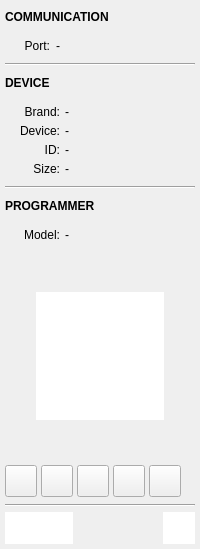
     <widget class="QWidget" name="widget_3" native="true">
      <property name="minimumSize">
       <size>
        <width>200</width>
        <height>0</height>
       </size>
      </property>
      <property name="maximumSize">
       <size>
        <width>200</width>
        <height>16777215</height>
       </size>
      </property>
      <layout class="QVBoxLayout" name="verticalLayout">
       <property name="spacing">
        <number>5</number>
       </property>
       <property name="leftMargin">
        <number>5</number>
       </property>
       <property name="topMargin">
        <number>5</number>
       </property>
       <property name="rightMargin">
        <number>5</number>
       </property>
       <property name="bottomMargin">
        <number>5</number>
       </property>
       <item>
        <widget class="QWidget" name="widget_11" native="true">
         <layout class="QHBoxLayout" name="horizontalLayout_5">
          <property name="spacing">
           <number>0</number>
          </property>
          <property name="leftMargin">
           <number>0</number>
          </property>
          <property name="topMargin">
           <number>0</number>
          </property>
          <property name="rightMargin">
           <number>0</number>
          </property>
          <property name="bottomMargin">
           <number>0</number>
          </property>
          <item>
           <widget class="QLabel" name="label_6">
            <property name="sizePolicy">
             <sizepolicy hsizetype="Preferred" vsizetype="Preferred">
              <horstretch>0</horstretch>
              <verstretch>0</verstretch>
             </sizepolicy>
            </property>
            <property name="font">
             <font>
              <weight>75</weight>
              <bold>true</bold>
             </font>
            </property>
            <property name="text">
             <string>COMMUNICATION</string>
            </property>
           </widget>
          </item>
          <item>
           <spacer name="horizontalSpacer_4">
            <property name="orientation">
             <enum>Qt::Horizontal</enum>
            </property>
            <property name="sizeHint" stdset="0">
             <size>
              <width>40</width>
              <height>20</height>
             </size>
            </property>
           </spacer>
          </item>
          <item>
           <widget class="QPushButton" name="buttonConfigComm">
            <property name="sizePolicy">
             <sizepolicy hsizetype="Minimum" vsizetype="Minimum">
              <horstretch>0</horstretch>
              <verstretch>0</verstretch>
             </sizepolicy>
            </property>
            <property name="minimumSize">
             <size>
              <width>24</width>
              <height>24</height>
             </size>
            </property>
            <property name="maximumSize">
             <size>
              <width>24</width>
              <height>24</height>
             </size>
            </property>
            <property name="toolTip">
             <string>Config Communication</string>
            </property>
            <property name="icon">
             <iconset resource="../asset/asset.qrc">
              <normaloff>:/asset/config.png</normaloff>:/asset/config.png</iconset>
            </property>
            <property name="iconSize">
             <size>
              <width>16</width>
              <height>16</height>
             </size>
            </property>
            <property name="default">
             <bool>false</bool>
            </property>
            <property name="flat">
             <bool>true</bool>
            </property>
           </widget>
          </item>
         </layout>
        </widget>
       </item>
       <item>
        <widget class="QWidget" name="widget_9" native="true">
         <layout class="QFormLayout" name="formLayout_4">
          <property name="labelAlignment">
           <set>Qt::AlignRight|Qt::AlignTrailing|Qt::AlignVCenter</set>
          </property>
          <property name="formAlignment">
           <set>Qt::AlignLeading|Qt::AlignLeft|Qt::AlignTop</set>
          </property>
          <property name="leftMargin">
           <number>5</number>
          </property>
          <property name="topMargin">
           <number>5</number>
          </property>
          <property name="rightMargin">
           <number>5</number>
          </property>
          <property name="bottomMargin">
           <number>5</number>
          </property>
          <item row="0" column="0">
           <widget class="QLabel" name="label_10">
            <property name="minimumSize">
             <size>
              <width>40</width>
              <height>0</height>
             </size>
            </property>
            <property name="maximumSize">
             <size>
              <width>40</width>
              <height>16777215</height>
             </size>
            </property>
            <property name="text">
             <string>Port:</string>
            </property>
            <property name="alignment">
             <set>Qt::AlignRight|Qt::AlignTrailing|Qt::AlignVCenter</set>
            </property>
           </widget>
          </item>
          <item row="0" column="1">
           <widget class="QLabel" name="labelCommPort">
            <property name="sizePolicy">
             <sizepolicy hsizetype="Expanding" vsizetype="Preferred">
              <horstretch>0</horstretch>
              <verstretch>0</verstretch>
             </sizepolicy>
            </property>
            <property name="minimumSize">
             <size>
              <width>135</width>
              <height>0</height>
             </size>
            </property>
            <property name="maximumSize">
             <size>
              <width>135</width>
              <height>16777215</height>
             </size>
            </property>
            <property name="text">
             <string>-</string>
            </property>
            <property name="scaledContents">
             <bool>false</bool>
            </property>
           </widget>
          </item>
         </layout>
        </widget>
       </item>
       <item>
        <widget class="Line" name="line_4">
         <property name="orientation">
          <enum>Qt::Horizontal</enum>
         </property>
        </widget>
       </item>
       <item>
        <widget class="QWidget" name="widget_10" native="true">
         <layout class="QHBoxLayout" name="horizontalLayout_4">
          <property name="spacing">
           <number>0</number>
          </property>
          <property name="leftMargin">
           <number>0</number>
          </property>
          <property name="topMargin">
           <number>0</number>
          </property>
          <property name="rightMargin">
           <number>0</number>
          </property>
          <property name="bottomMargin">
           <number>0</number>
          </property>
          <item>
           <widget class="QLabel" name="label_7">
            <property name="sizePolicy">
             <sizepolicy hsizetype="Preferred" vsizetype="Preferred">
              <horstretch>0</horstretch>
              <verstretch>0</verstretch>
             </sizepolicy>
            </property>
            <property name="font">
             <font>
              <weight>75</weight>
              <bold>true</bold>
             </font>
            </property>
            <property name="text">
             <string>DEVICE</string>
            </property>
           </widget>
          </item>
          <item>
           <spacer name="horizontalSpacer_5">
            <property name="orientation">
             <enum>Qt::Horizontal</enum>
            </property>
            <property name="sizeHint" stdset="0">
             <size>
              <width>40</width>
              <height>20</height>
             </size>
            </property>
           </spacer>
          </item>
          <item>
           <widget class="QPushButton" name="buttonSelectDevice">
            <property name="sizePolicy">
             <sizepolicy hsizetype="Minimum" vsizetype="Minimum">
              <horstretch>0</horstretch>
              <verstretch>0</verstretch>
             </sizepolicy>
            </property>
            <property name="minimumSize">
             <size>
              <width>24</width>
              <height>24</height>
             </size>
            </property>
            <property name="maximumSize">
             <size>
              <width>24</width>
              <height>24</height>
             </size>
            </property>
            <property name="toolTip">
             <string>Select Device</string>
            </property>
            <property name="text">
             <string/>
            </property>
            <property name="icon">
             <iconset resource="../asset/asset.qrc">
              <normaloff>:/asset/config.png</normaloff>:/asset/config.png</iconset>
            </property>
            <property name="iconSize">
             <size>
              <width>16</width>
              <height>16</height>
             </size>
            </property>
            <property name="flat">
             <bool>true</bool>
            </property>
           </widget>
          </item>
         </layout>
        </widget>
       </item>
       <item>
        <widget class="QWidget" name="widget" native="true">
         <layout class="QFormLayout" name="formLayout">
          <property name="formAlignment">
           <set>Qt::AlignLeading|Qt::AlignLeft|Qt::AlignTop</set>
          </property>
          <property name="horizontalSpacing">
           <number>5</number>
          </property>
          <property name="verticalSpacing">
           <number>5</number>
          </property>
          <property name="leftMargin">
           <number>5</number>
          </property>
          <property name="topMargin">
           <number>5</number>
          </property>
          <property name="rightMargin">
           <number>5</number>
          </property>
          <property name="bottomMargin">
           <number>5</number>
          </property>
          <item row="0" column="0">
           <widget class="QLabel" name="label_2">
            <property name="minimumSize">
             <size>
              <width>50</width>
              <height>0</height>
             </size>
            </property>
            <property name="maximumSize">
             <size>
              <width>50</width>
              <height>16777215</height>
             </size>
            </property>
            <property name="text">
             <string>Brand:</string>
            </property>
            <property name="alignment">
             <set>Qt::AlignRight|Qt::AlignTrailing|Qt::AlignVCenter</set>
            </property>
           </widget>
          </item>
          <item row="1" column="0">
           <widget class="QLabel" name="label">
            <property name="minimumSize">
             <size>
              <width>50</width>
              <height>0</height>
             </size>
            </property>
            <property name="maximumSize">
             <size>
              <width>50</width>
              <height>16777215</height>
             </size>
            </property>
            <property name="text">
             <string>Device:</string>
            </property>
            <property name="alignment">
             <set>Qt::AlignRight|Qt::AlignTrailing|Qt::AlignVCenter</set>
            </property>
           </widget>
          </item>
          <item row="0" column="1">
           <widget class="QLabel" name="labelDeviceBrand">
            <property name="sizePolicy">
             <sizepolicy hsizetype="Expanding" vsizetype="Preferred">
              <horstretch>0</horstretch>
              <verstretch>0</verstretch>
             </sizepolicy>
            </property>
            <property name="text">
             <string>-</string>
            </property>
           </widget>
          </item>
          <item row="1" column="1">
           <widget class="QLabel" name="labelDeviceName">
            <property name="sizePolicy">
             <sizepolicy hsizetype="Expanding" vsizetype="Preferred">
              <horstretch>0</horstretch>
              <verstretch>0</verstretch>
             </sizepolicy>
            </property>
            <property name="text">
             <string>-</string>
            </property>
           </widget>
          </item>
          <item row="2" column="0">
           <widget class="QLabel" name="label_5">
            <property name="minimumSize">
             <size>
              <width>50</width>
              <height>0</height>
             </size>
            </property>
            <property name="maximumSize">
             <size>
              <width>50</width>
              <height>16777215</height>
             </size>
            </property>
            <property name="text">
             <string>ID:</string>
            </property>
            <property name="alignment">
             <set>Qt::AlignRight|Qt::AlignTrailing|Qt::AlignVCenter</set>
            </property>
           </widget>
          </item>
          <item row="2" column="1">
           <widget class="QLabel" name="labelDeviceId">
            <property name="sizePolicy">
             <sizepolicy hsizetype="Expanding" vsizetype="Preferred">
              <horstretch>0</horstretch>
              <verstretch>0</verstretch>
             </sizepolicy>
            </property>
            <property name="text">
             <string>-</string>
            </property>
           </widget>
          </item>
          <item row="3" column="0">
           <widget class="QLabel" name="label_12">
            <property name="minimumSize">
             <size>
              <width>50</width>
              <height>0</height>
             </size>
            </property>
            <property name="maximumSize">
             <size>
              <width>50</width>
              <height>16777215</height>
             </size>
            </property>
            <property name="text">
             <string>Size:</string>
            </property>
            <property name="alignment">
             <set>Qt::AlignRight|Qt::AlignTrailing|Qt::AlignVCenter</set>
            </property>
           </widget>
          </item>
          <item row="3" column="1">
           <widget class="QLabel" name="labelDeviceSize">
            <property name="sizePolicy">
             <sizepolicy hsizetype="Expanding" vsizetype="Preferred">
              <horstretch>0</horstretch>
              <verstretch>0</verstretch>
             </sizepolicy>
            </property>
            <property name="text">
             <string>-</string>
            </property>
           </widget>
          </item>
         </layout>
        </widget>
       </item>
       <item alignment="Qt::AlignTop">
        <widget class="Line" name="line_2">
         <property name="orientation">
          <enum>Qt::Horizontal</enum>
         </property>
        </widget>
       </item>
       <item>
        <widget class="QWidget" name="widget_13" native="true">
         <layout class="QHBoxLayout" name="horizontalLayout_7">
          <property name="spacing">
           <number>0</number>
          </property>
          <property name="leftMargin">
           <number>0</number>
          </property>
          <property name="topMargin">
           <number>0</number>
          </property>
          <property name="rightMargin">
           <number>0</number>
          </property>
          <property name="bottomMargin">
           <number>0</number>
          </property>
          <item>
           <widget class="QLabel" name="label_8">
            <property name="sizePolicy">
             <sizepolicy hsizetype="Preferred" vsizetype="Preferred">
              <horstretch>0</horstretch>
              <verstretch>0</verstretch>
             </sizepolicy>
            </property>
            <property name="font">
             <font>
              <weight>75</weight>
              <bold>true</bold>
             </font>
            </property>
            <property name="text">
             <string>PROGRAMMER</string>
            </property>
           </widget>
          </item>
          <item>
           <spacer name="horizontalSpacer_6">
            <property name="orientation">
             <enum>Qt::Horizontal</enum>
            </property>
            <property name="sizeHint" stdset="0">
             <size>
              <width>40</width>
              <height>20</height>
             </size>
            </property>
           </spacer>
          </item>
          <item>
           <widget class="QPushButton" name="buttonProgrammerInfo">
            <property name="enabled">
             <bool>false</bool>
            </property>
            <property name="minimumSize">
             <size>
              <width>24</width>
              <height>24</height>
             </size>
            </property>
            <property name="maximumSize">
             <size>
              <width>24</width>
              <height>24</height>
             </size>
            </property>
            <property name="text">
             <string/>
            </property>
            <property name="icon">
             <iconset resource="../asset/asset.qrc">
              <normaloff>:/asset/info.png</normaloff>:/asset/info.png</iconset>
            </property>
            <property name="flat">
             <bool>true</bool>
            </property>
           </widget>
          </item>
         </layout>
        </widget>
       </item>
       <item>
        <widget class="QWidget" name="widget_4" native="true">
         <layout class="QFormLayout" name="formLayout_2">
          <property name="fieldGrowthPolicy">
           <enum>QFormLayout::AllNonFixedFieldsGrow</enum>
          </property>
          <property name="formAlignment">
           <set>Qt::AlignLeading|Qt::AlignLeft|Qt::AlignVCenter</set>
          </property>
          <property name="horizontalSpacing">
           <number>5</number>
          </property>
          <property name="verticalSpacing">
           <number>5</number>
          </property>
          <property name="leftMargin">
           <number>5</number>
          </property>
          <property name="topMargin">
           <number>5</number>
          </property>
          <property name="rightMargin">
           <number>5</number>
          </property>
          <property name="bottomMargin">
           <number>5</number>
          </property>
          <item row="0" column="0">
           <widget class="QLabel" name="label_9">
            <property name="minimumSize">
             <size>
              <width>50</width>
              <height>0</height>
             </size>
            </property>
            <property name="maximumSize">
             <size>
              <width>50</width>
              <height>16777215</height>
             </size>
            </property>
            <property name="text">
             <string>Model:</string>
            </property>
            <property name="alignment">
             <set>Qt::AlignRight|Qt::AlignTrailing|Qt::AlignVCenter</set>
            </property>
           </widget>
          </item>
          <item row="0" column="1">
           <widget class="QLabel" name="labelProgrammerModel">
            <property name="sizePolicy">
             <sizepolicy hsizetype="Expanding" vsizetype="Preferred">
              <horstretch>0</horstretch>
              <verstretch>0</verstretch>
             </sizepolicy>
            </property>
            <property name="text">
             <string>-</string>
            </property>
           </widget>
          </item>
         </layout>
        </widget>
       </item>
       <item>
        <spacer name="verticalSpacer">
         <property name="orientation">
          <enum>Qt::Vertical</enum>
         </property>
         <property name="sizeHint" stdset="0">
          <size>
           <width>20</width>
           <height>40</height>
          </size>
         </property>
        </spacer>
       </item>
       <item alignment="Qt::AlignHCenter">
        <widget class="QGraphicsView" name="imageProgrammer">
         <property name="sizePolicy">
          <sizepolicy hsizetype="Fixed" vsizetype="Fixed">
           <horstretch>0</horstretch>
           <verstretch>0</verstretch>
          </sizepolicy>
         </property>
         <property name="minimumSize">
          <size>
           <width>128</width>
           <height>128</height>
          </size>
         </property>
         <property name="maximumSize">
          <size>
           <width>128</width>
           <height>128</height>
          </size>
         </property>
         <property name="frameShape">
          <enum>QFrame::NoFrame</enum>
         </property>
         <property name="frameShadow">
          <enum>QFrame::Plain</enum>
         </property>
         <property name="lineWidth">
          <number>0</number>
         </property>
         <property name="verticalScrollBarPolicy">
          <enum>Qt::ScrollBarAlwaysOff</enum>
         </property>
         <property name="horizontalScrollBarPolicy">
          <enum>Qt::ScrollBarAlwaysOff</enum>
         </property>
         <property name="backgroundBrush">
          <brush brushstyle="NoBrush">
           <color alpha="0">
            <red>0</red>
            <green>0</green>
            <blue>0</blue>
           </color>
          </brush>
         </property>
         <property name="foregroundBrush">
          <brush brushstyle="NoBrush">
           <color alpha="0">
            <red>0</red>
            <green>0</green>
            <blue>0</blue>
           </color>
          </brush>
         </property>
         <property name="interactive">
          <bool>false</bool>
         </property>
         <property name="sceneRect">
          <rectf>
           <x>0.000000000000000</x>
           <y>0.000000000000000</y>
           <width>128.000000000000000</width>
           <height>128.000000000000000</height>
          </rectf>
         </property>
        </widget>
       </item>
       <item>
        <spacer name="verticalSpacer_3">
         <property name="orientation">
          <enum>Qt::Vertical</enum>
         </property>
         <property name="sizeHint" stdset="0">
          <size>
           <width>20</width>
           <height>40</height>
          </size>
         </property>
        </spacer>
       </item>
       <item>
        <widget class="QWidget" name="widget_12" native="true">
         <property name="sizePolicy">
          <sizepolicy hsizetype="Minimum" vsizetype="Preferred">
           <horstretch>0</horstretch>
           <verstretch>0</verstretch>
          </sizepolicy>
         </property>
         <property name="minimumSize">
          <size>
           <width>0</width>
           <height>34</height>
          </size>
         </property>
         <property name="maximumSize">
          <size>
           <width>16777215</width>
           <height>34</height>
          </size>
         </property>
         <widget class="QPushButton" name="buttonDetect">
          <property name="geometry">
           <rect>
            <x>144</x>
            <y>0</y>
            <width>32</width>
            <height>32</height>
           </rect>
          </property>
          <property name="sizePolicy">
           <sizepolicy hsizetype="Fixed" vsizetype="Fixed">
            <horstretch>0</horstretch>
            <verstretch>0</verstretch>
           </sizepolicy>
          </property>
          <property name="minimumSize">
           <size>
            <width>0</width>
            <height>0</height>
           </size>
          </property>
          <property name="maximumSize">
           <size>
            <width>16777215</width>
            <height>16777215</height>
           </size>
          </property>
          <property name="toolTip">
           <string>Detect</string>
          </property>
          <property name="text">
           <string/>
          </property>
          <property name="icon">
           <iconset resource="../asset/asset.qrc">
            <normaloff>:/asset/detect.png</normaloff>:/asset/detect.png</iconset>
          </property>
          <property name="autoDefault">
           <bool>false</bool>
          </property>
          <property name="flat">
           <bool>false</bool>
          </property>
         </widget>
         <widget class="QPushButton" name="buttonVerify">
          <property name="geometry">
           <rect>
            <x>72</x>
            <y>0</y>
            <width>32</width>
            <height>32</height>
           </rect>
          </property>
          <property name="sizePolicy">
           <sizepolicy hsizetype="Fixed" vsizetype="Fixed">
            <horstretch>0</horstretch>
            <verstretch>0</verstretch>
           </sizepolicy>
          </property>
          <property name="minimumSize">
           <size>
            <width>0</width>
            <height>0</height>
           </size>
          </property>
          <property name="maximumSize">
           <size>
            <width>16777215</width>
            <height>16777215</height>
           </size>
          </property>
          <property name="toolTip">
           <string>Verify</string>
          </property>
          <property name="text">
           <string/>
          </property>
          <property name="icon">
           <iconset resource="../asset/asset.qrc">
            <normaloff>:/asset/verify.png</normaloff>:/asset/verify.png</iconset>
          </property>
         </widget>
         <widget class="QPushButton" name="buttonWrite">
          <property name="geometry">
           <rect>
            <x>36</x>
            <y>0</y>
            <width>32</width>
            <height>32</height>
           </rect>
          </property>
          <property name="sizePolicy">
           <sizepolicy hsizetype="Fixed" vsizetype="Fixed">
            <horstretch>0</horstretch>
            <verstretch>0</verstretch>
           </sizepolicy>
          </property>
          <property name="minimumSize">
           <size>
            <width>0</width>
            <height>0</height>
           </size>
          </property>
          <property name="maximumSize">
           <size>
            <width>16777215</width>
            <height>16777215</height>
           </size>
          </property>
          <property name="toolTip">
           <string>Write</string>
          </property>
          <property name="text">
           <string/>
          </property>
          <property name="icon">
           <iconset resource="../asset/asset.qrc">
            <normaloff>:/asset/write.png</normaloff>:/asset/write.png</iconset>
          </property>
         </widget>
         <widget class="QPushButton" name="buttonRead">
          <property name="geometry">
           <rect>
            <x>0</x>
            <y>0</y>
            <width>32</width>
            <height>32</height>
           </rect>
          </property>
          <property name="sizePolicy">
           <sizepolicy hsizetype="Fixed" vsizetype="Fixed">
            <horstretch>0</horstretch>
            <verstretch>0</verstretch>
           </sizepolicy>
          </property>
          <property name="minimumSize">
           <size>
            <width>0</width>
            <height>0</height>
           </size>
          </property>
          <property name="maximumSize">
           <size>
            <width>16777215</width>
            <height>16777215</height>
           </size>
          </property>
          <property name="toolTip">
           <string>Read</string>
          </property>
          <property name="text">
           <string/>
          </property>
          <property name="icon">
           <iconset resource="../asset/asset.qrc">
            <normaloff>:/asset/read.png</normaloff>:/asset/read.png</iconset>
          </property>
         </widget>
         <widget class="QPushButton" name="buttonErase">
          <property name="geometry">
           <rect>
            <x>108</x>
            <y>0</y>
            <width>32</width>
            <height>32</height>
           </rect>
          </property>
          <property name="sizePolicy">
           <sizepolicy hsizetype="Fixed" vsizetype="Fixed">
            <horstretch>0</horstretch>
            <verstretch>0</verstretch>
           </sizepolicy>
          </property>
          <property name="minimumSize">
           <size>
            <width>0</width>
            <height>0</height>
           </size>
          </property>
          <property name="maximumSize">
           <size>
            <width>16777215</width>
            <height>16777215</height>
           </size>
          </property>
          <property name="toolTip">
           <string>Erase</string>
          </property>
          <property name="text">
           <string/>
          </property>
          <property name="icon">
           <iconset resource="../asset/asset.qrc">
            <normaloff>:/asset/erase.png</normaloff>:/asset/erase.png</iconset>
          </property>
         </widget>
        </widget>
       </item>
       <item>
        <widget class="Line" name="line_3">
         <property name="orientation">
          <enum>Qt::Horizontal</enum>
         </property>
        </widget>
       </item>
       <item>
        <widget class="QWidget" name="widget_8" native="true">
         <layout class="QGridLayout" name="gridLayout">
          <property name="leftMargin">
           <number>0</number>
          </property>
          <property name="topMargin">
           <number>0</number>
          </property>
          <property name="rightMargin">
           <number>0</number>
          </property>
          <property name="bottomMargin">
           <number>0</number>
          </property>
          <item row="0" column="0" alignment="Qt::AlignLeft">
           <widget class="QGraphicsView" name="imageLogo1">
            <property name="sizePolicy">
             <sizepolicy hsizetype="Fixed" vsizetype="Fixed">
              <horstretch>0</horstretch>
              <verstretch>0</verstretch>
             </sizepolicy>
            </property>
            <property name="minimumSize">
             <size>
              <width>68</width>
              <height>32</height>
             </size>
            </property>
            <property name="maximumSize">
             <size>
              <width>68</width>
              <height>32</height>
             </size>
            </property>
            <property name="frameShape">
             <enum>QFrame::NoFrame</enum>
            </property>
            <property name="frameShadow">
             <enum>QFrame::Plain</enum>
            </property>
            <property name="verticalScrollBarPolicy">
             <enum>Qt::ScrollBarAlwaysOff</enum>
            </property>
            <property name="horizontalScrollBarPolicy">
             <enum>Qt::ScrollBarAlwaysOff</enum>
            </property>
           </widget>
          </item>
          <item row="0" column="1">
           <spacer name="horizontalSpacer_2">
            <property name="orientation">
             <enum>Qt::Horizontal</enum>
            </property>
            <property name="sizeHint" stdset="0">
             <size>
              <width>40</width>
              <height>20</height>
             </size>
            </property>
           </spacer>
          </item>
          <item row="0" column="2">
           <widget class="QGraphicsView" name="imageLogo2">
            <property name="sizePolicy">
             <sizepolicy hsizetype="Fixed" vsizetype="Fixed">
              <horstretch>0</horstretch>
              <verstretch>0</verstretch>
             </sizepolicy>
            </property>
            <property name="minimumSize">
             <size>
              <width>32</width>
              <height>32</height>
             </size>
            </property>
            <property name="maximumSize">
             <size>
              <width>32</width>
              <height>32</height>
             </size>
            </property>
            <property name="frameShape">
             <enum>QFrame::NoFrame</enum>
            </property>
            <property name="frameShadow">
             <enum>QFrame::Plain</enum>
            </property>
            <property name="verticalScrollBarPolicy">
             <enum>Qt::ScrollBarAlwaysOff</enum>
            </property>
            <property name="horizontalScrollBarPolicy">
             <enum>Qt::ScrollBarAlwaysOff</enum>
            </property>
           </widget>
          </item>
         </layout>
        </widget>
       </item>
      </layout>
     </widget>
